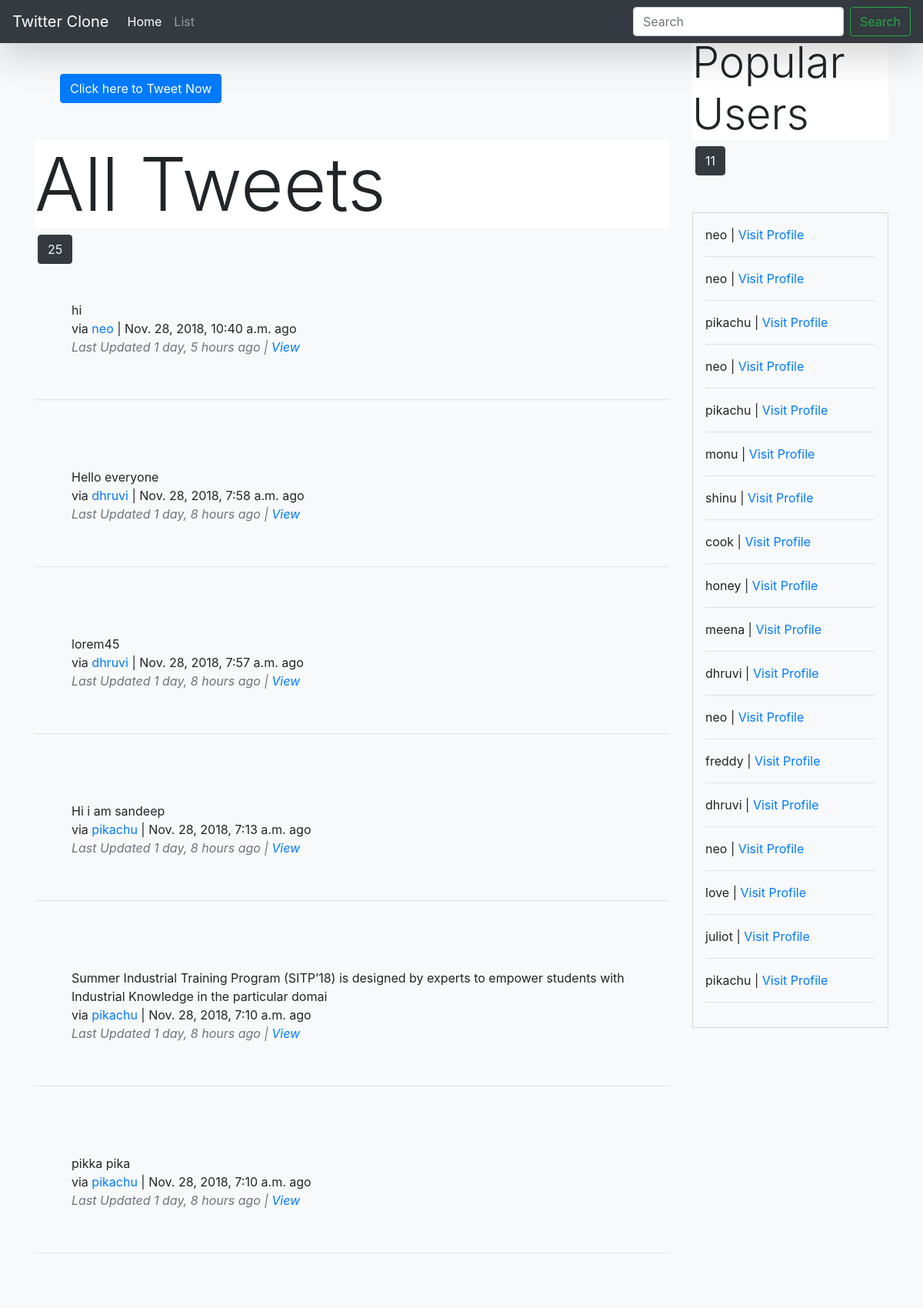
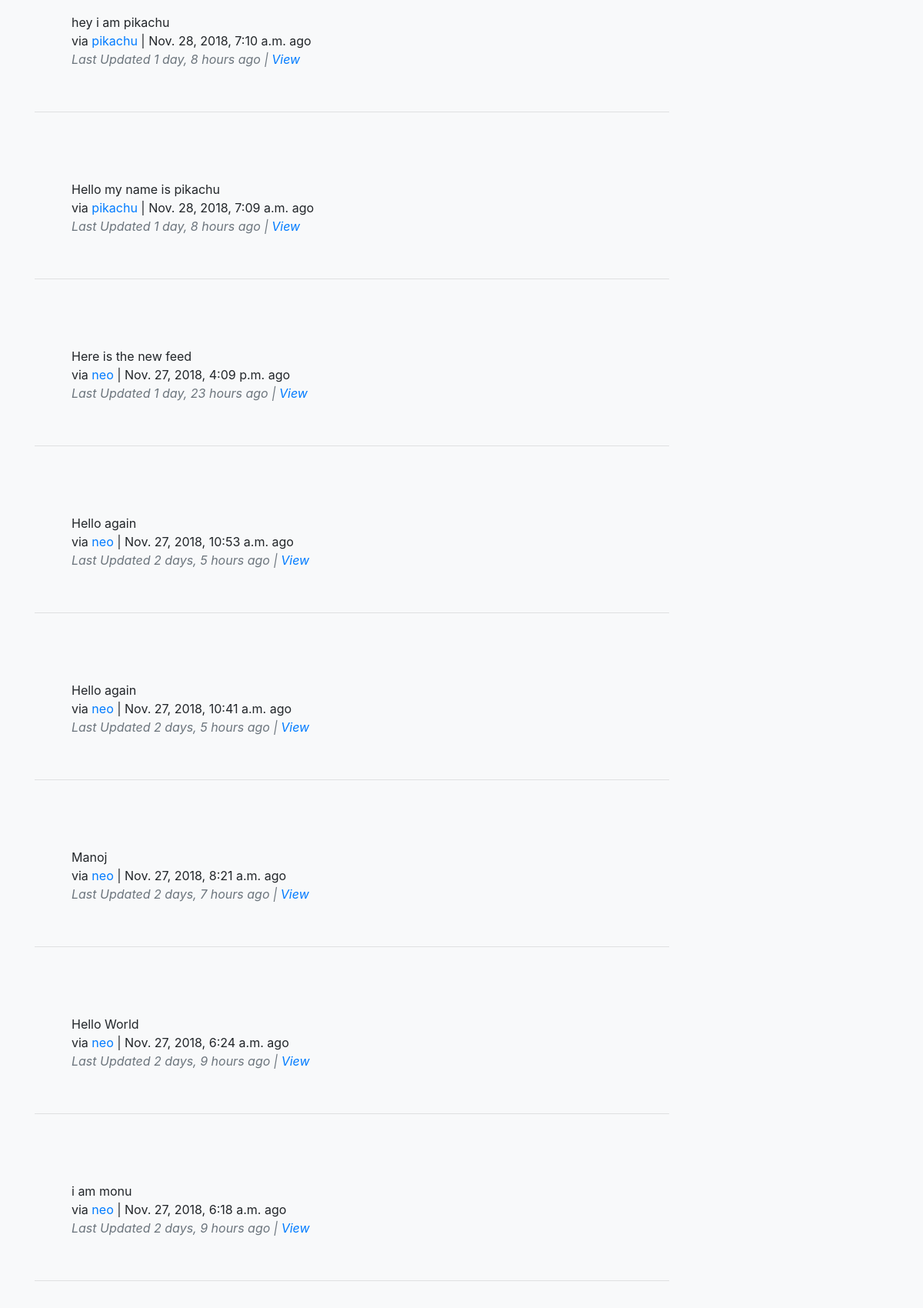
The page / (upper part) on the database its author committed (2 pictures, top to bottom).
### tweets/models.py (models this page shows, shortened)
class Tweet(models.Model):
    user = models.ForeignKey(settings.AUTH_USER_MODEL, default= 1, on_delete = models.CASCADE)
    content = models.CharField(max_length = 140, validators = [validate_content])
    timestamp = models.DateTimeField(auto_now_add = True)
    updated = models.DateTimeField(auto_now = True)
    class Meta:
        ordering = ['-updated', 'content']

### accounts/models.py (models this page shows, shortened)
class UserProfile(models.Model):
    user = models.OneToOneField(settings.AUTH_USER_MODEL, related_name='profile', on_delete=models.CASCADE)
    following = models.ManyToManyField(settings.AUTH_USER_MODEL, related_name = 'followed_by', blank=True, symmetrical=False)
    objects = UserProfileManager()

### tweets/views.py (the view)
# urls.py: path('', tweet_list_view, name='home'),
def tweet_list_view(request):
    all_tweet_list = Tweet.objects.all().order_by('-updated')
    create_form = TweetModelForm()
    create_url = reverse_lazy('tweets:tweet-create')
    all_users = UserProfile.objects.all().order_by('following')
    context = {
        'all_tweet_list' : all_tweet_list,
        'create_form' : create_form,
        'create_url' : create_url,
        'all_users': all_users,
    }
    return render(request, 'tweets/tweet_list.html', context)

### tweets/forms.py
class TweetModelForm(forms.ModelForm):
    content = forms.CharField(label='', widget = forms.TextInput(attrs={'placeholder': "Create your Amazing Tweet Here", 'class': 'form-control'}))
    class Meta:
        model = Tweet
        fields = ['content']

### accounts/models.py (called while the page is built)
    def all(self):
        qs = self.get_queryset().all()
        try:
            if self.instance:
                qs = qs.exclude(user = self.instance)
        except:
            pass
        return qs

### templates/tweets/tweet_list.html (shortened to what this page needs)
{% extends 'base.html' %}
{% block content %}
	<div class="row">
		<div class="col-md-9 col-sm-offset-2">
			{% if not request.GET.q %}
				<div class="row mt-5 p-5">
					<a href="{% url 'tweets:tweet-create' %}"><button class="btn btn-primary">Click here to Tweet Now</button></a>
				</div>
			{% endif %}
			<h1 class="display-1" style="position: relative; background: #fff;">All Tweets</h1>
			<button class="ml-1 btn btn-dark text-light">{{ all_tweet_list.count }}</button>
			{% for tweet_object in all_tweet_list %}
				<div class="media mt-5">
					<div class="media-left">
						<a href="#">
						</a>
					</div>
					<div class="media-body">
						{{ tweet_object.content }}<br>
						via <a href="/accounts/profile/{{ user.username }}/">{{ tweet_object.user }}</a> | {{ tweet_object.timestamp }} ago<br>
						<p class="monospace text-muted font-italic">Last Updated {{ tweet_object.timestamp|timesince }} ago | <a href="{% url 'tweets:tweet-detail' tweet_object.pk %}">View</a></p>
					</div>
				</div><br><hr><br>
			{% endfor %}
		</div>
		<div class="col-md-3 mt-5">
			<h1 class="display-4" style="position: relative; background: #fff;">Popular Users</h1>
			<button class="ml-1 btn btn-dark text-light">{{ all_users.count }}</button><br>
			<div class="mt-5 p-3" style="border: 1px solid #d4d9d1;">
				{% for me in all_users %}
					{{ me.user.username }} |
					<a href="{% url 'accounts:profile' me.user.username %}">Visit Profile</a>
					<hr>
				{% endfor %}
			</div>
		</div>
	</div>
{% endblock content %}

### templates/base.html (shortened to what this page needs)
{% load staticfiles %}
<!DOCTYPE html>
<html lang="en">
  <head>
    <link rel="stylesheet" href="https://stackpath.bootstrapcdn.com/bootstrap/4.1.3/css/bootstrap.min.css">
  </head>
  <body class="bg-light">
    <div class="container">
      {% include 'navbar.html' %}
      {% block content %}
      {% endblock content %}
    </div>
  </body>
</html>

### templates/navbar.html (shortened to what this page needs)
<nav class="navbar navbar-expand-lg navbar-dark bg-dark fixed-top shadow-lg">
  <a class="navbar-brand" href="{% url 'home' %}">Twitter Clone</a>
  <div class="collapse navbar-collapse" id="navbarSupportedContent">
    <ul class="navbar-nav mr-auto">
      <li class="nav-item active">
        <a class="nav-link" href="{% url 'home' %}">Home <span class="sr-only">(current)</span></a>
      </li>
      <li class="nav-item">
        <a class="nav-link" href="{% url 'home' %}">List</a>
      </li>
    </ul>
    <form class="form-inline my-2 my-lg-0">
      <input class="form-control mr-sm-2" type="search" placeholder="Search" aria-label="Search">
      <button class="btn btn-outline-success my-2 my-sm-0" type="submit">Search</button>
    </form>
  </div>
</nav>

### rows shown on the page
Tweet: content "hi", user "neo", timestamp "Nov. 28, 2018, 10:40 a.m.", timestamp "1 day, 5 hours"
Tweet: content "Hello everyone", user "dhruvi", timestamp "Nov. 28, 2018, 7:58 a.m.", timestamp "1 day, 8 hours"
Tweet: content "lorem45", user "dhruvi", timestamp "Nov. 28, 2018, 7:57 a.m.", timestamp "1 day, 8 hours"
Tweet: content "Hi i am sandeep", user "pikachu", timestamp "Nov. 28, 2018, 7:13 a.m.", timestamp "1 day, 8 hours"
Tweet: content "Summer Industrial Training Program (SITP’18) is designed by experts to empower students with Industrial Knowledge in the particular domai", user "pikachu", timestamp "Nov. 28, 2018, 7:10 a.m.", timestamp "1 day, 8 hours"
Tweet: content "pikka pika", user "pikachu", timestamp "Nov. 28, 2018, 7:10 a.m.", timestamp "1 day, 8 hours"
Tweet: content "hey i am pikachu", user "pikachu", timestamp "Nov. 28, 2018, 7:10 a.m.", timestamp "1 day, 8 hours"
Tweet: content "Hello my name is pikachu", user "pikachu", timestamp "Nov. 28, 2018, 7:09 a.m.", timestamp "1 day, 8 hours"
Tweet: content "Here is the new feed", user "neo", timestamp "Nov. 27, 2018, 4:09 p.m.", timestamp "1 day, 23 hours"
Tweet: content "Hello again", user "neo", timestamp "Nov. 27, 2018, 10:53 a.m.", timestamp "2 days, 5 hours"
Tweet: content "Hello again", user "neo", timestamp "Nov. 27, 2018, 10:41 a.m.", timestamp "2 days, 5 hours"
Tweet: content "Manoj", user "neo", timestamp "Nov. 27, 2018, 8:21 a.m.", timestamp "2 days, 7 hours"
Tweet: content "Hello World", user "neo", timestamp "Nov. 27, 2018, 6:24 a.m.", timestamp "2 days, 9 hours"
Tweet: content "i am monu", user "neo", timestamp "Nov. 27, 2018, 6:18 a.m.", timestamp "2 days, 9 hours"
UserProfile: user.username "neo"
UserProfile: user.username "pikachu"
UserProfile: user.username "monu"
UserProfile: user.username "shinu"
UserProfile: user.username "cook"
UserProfile: user.username "honey"
UserProfile: user.username "meena"
UserProfile: user.username "dhruvi"
UserProfile: user.username "freddy"
UserProfile: user.username "love"
UserProfile: user.username "juliot"

### other values the page prints
{{ all_tweet_list.count }} "25"
{{ all_users.count }} "11"
